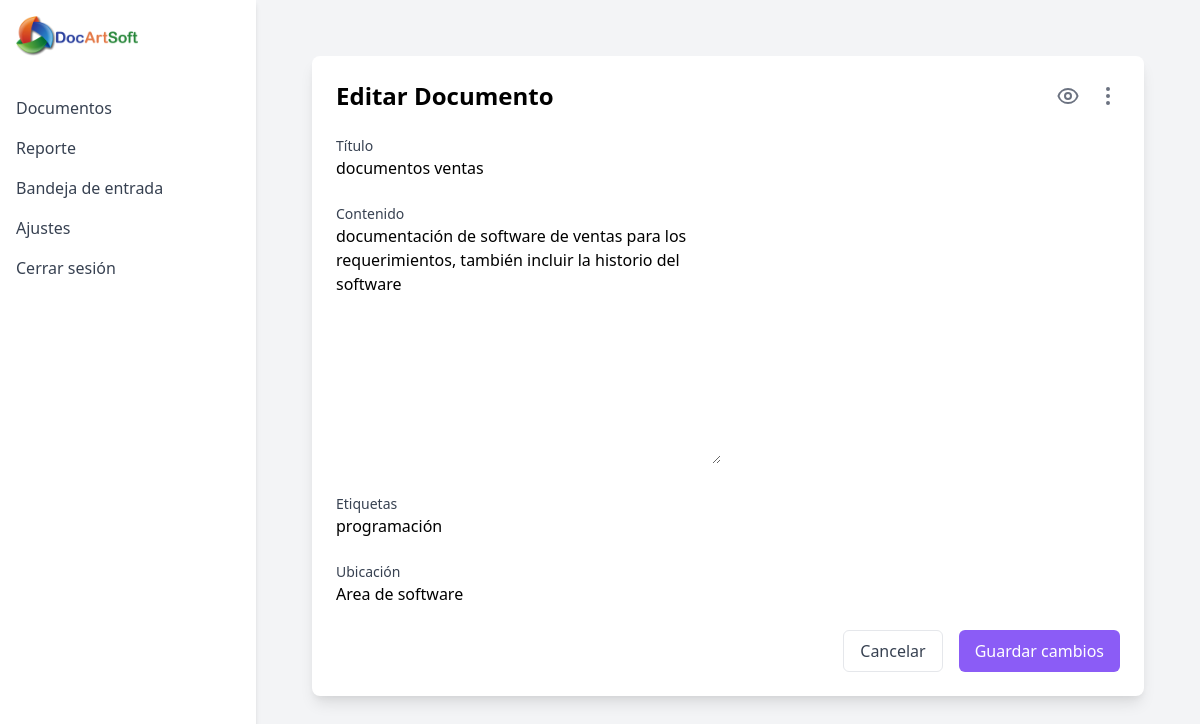
The app's page /documentos/22/editar/ (signed in) with its own data.
### dashboard/models.py (models this page shows, shortened)
class Documento(models.Model):
    titulo = models.CharField(max_length=200)
    contenido = models.TextField()
    creado_por = models.ForeignKey(User, on_delete=models.CASCADE)
    fecha_creacion = models.DateTimeField(auto_now_add=True)
    fecha_actualizacion = models.DateTimeField(auto_now=True)
    fecha_vista = models.DateTimeField(null=True, blank=True)
    etiquetas = models.CharField(max_length=200, blank=True)
    ubicacion = models.CharField(max_length=200, blank=True)
    compartido_con = models.ManyToManyField(User, related_name='documentos_compartidos', blank=True)
    class Meta:
        ordering = ['-fecha_creacion']

### dashboard/views.py (the view)
# urls.py: path('documentos/<int:documento_id>/editar/', views.editar_documento, name='editar_documento'),
@login_required
def editar_documento(request, documento_id):
    documento = get_object_or_404(Documento, id=documento_id)
    if request.method == 'POST':
        form = DocumentoForm(request.POST, instance=documento)
        if form.is_valid():
            form.save()
            usuarios = User.objects.all()  # Define a qué usuarios notificar
            for usuario in usuarios:
                Notificacion.objects.create(
                    usuario=usuario,
                    mensaje=f'El documento "{documento.titulo}" ha sido editado.',
                    documento=documento
                )
            messages.success(request, 'El documento ha sido actualizado.')
            return redirect('dashboard:documentos')
    else:
        form = DocumentoForm(instance=documento)
    return render(request, 'editar_documento.html', {'form': form, 'documento': documento})

### dashboard/forms.py
class DocumentoForm(forms.ModelForm):
    class Meta:
        model = Documento
        fields = ['titulo', 'contenido', 'etiquetas', 'ubicacion']
        widgets = {
            'titulo': forms.TextInput(attrs={'class': 'form-control'}),
            'contenido': forms.Textarea(attrs={'class': 'form-control'}),
            'etiquetas': forms.TextInput(attrs={'class': 'form-control'}),
            'ubicacion': forms.TextInput(attrs={'class': 'form-control'}),
        }

### dashboard/templates/editar_documento.html (shortened to what this page needs)
{% extends 'base.html' %}
{% block content %}
<div class="max-w-4xl mx-auto p-6">
    <div class="bg-white rounded-lg shadow-lg p-6">
        <div class="flex justify-between items-center mb-6">
            <h1 class="text-2xl font-bold">Editar Documento</h1>
            <div class="flex items-center space-x-4">
                <button class="text-gray-500">
                    <svg class="w-6 h-6" fill="none" stroke="currentColor" viewBox="0 0 24 24">
                        <path stroke-linecap="round" stroke-linejoin="round" stroke-width="2" d="M15 12a3 3 0 11-6 0 3 3 0 016 0z M2.458 12C3.732 7.943 7.523 5 12 5c4.478 0 8.268 2.943 9.542 7-1.274 4.057-5.064 7-9.542 7-4.477 0-8.268-2.943-9.542-7z"/>
                    </svg>
                </button>
                <button class="text-gray-500">
                    <svg class="w-6 h-6" fill="none" stroke="currentColor" viewBox="0 0 24 24">
                        <path stroke-linecap="round" stroke-linejoin="round" stroke-width="2" d="M12 5v.01M12 12v.01M12 19v.01M12 6a1 1 0 110-2 1 1 0 010 2zm0 7a1 1 0 110-2 1 1 0 010 2zm0 7a1 1 0 110-2 1 1 0 010 2z"/>
                    </svg>
                </button>
            </div>
        </div>
        <form method="post" class="space-y-6">
            <div>
                <label for="{{ form.titulo.id_for_label }}" class="block text-sm font-medium text-gray-700">Título</label>
                {{ form.titulo }}
            </div>
            <div>
                <label for="{{ form.contenido.id_for_label }}" class="block text-sm font-medium text-gray-700">Contenido</label>
                {{ form.contenido }}
            </div>
            <div>
                <label for="{{ form.etiquetas.id_for_label }}" class="block text-sm font-medium text-gray-700">Etiquetas</label>
                {{ form.etiquetas }}
            </div>
            <div>
                <label for="{{ form.ubicacion.id_for_label }}" class="block text-sm font-medium text-gray-700">Ubicación</label>
                {{ form.ubicacion }}
            </div>
            <div class="flex justify-end space-x-4">
                <a href="{% url 'dashboard:documentos' %}" class="px-4 py-2 border rounded-md text-gray-700">Cancelar</a>
                <button type="submit" class="px-4 py-2 bg-purple-500 text-white rounded-md hover:bg-purple-600">Guardar cambios</button>
            </div>
        </form>
    </div>
</div>
{% endblock %}

### records on screen
Documento: titulo "documentos ventas", contenido "documentación de software de ventas para los requerimientos, también incluir la historio del software", etiquetas "programación", ubicacion "Area de software"
